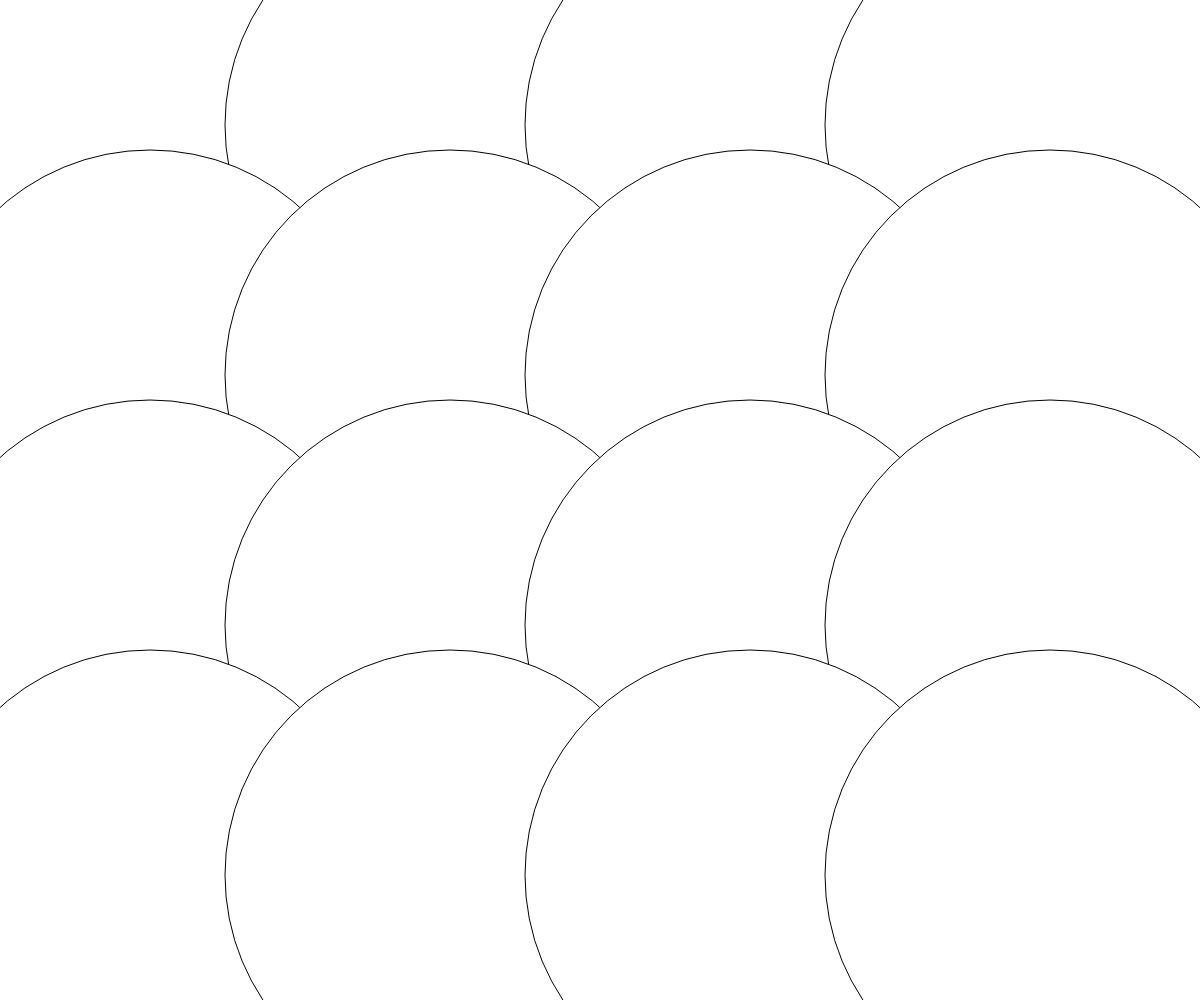
Frame 1 (no input)
Frame 60 (no input): identical to frame 1, image omitted
Frame 120 (the mouse pressed at the canvas centre since frame 60): identical to frame 1, image omitted

The p5.js sketch that drew this single still picture (run headless with seeded random() and noise() and a simulated clock; from frame 60 on, the mouse is pressed at the canvas centre):

// p5.js sketch
// ── sketch.js

let change = true
let cells_x = 20
let cells_y = 20
let cells_min = 4
let cells_max = 20

function setup() {
  createCanvas(windowWidth, windowHeight);
}

function draw() {
  if(change) {
    clear()
  
    cells_x = map(mouseX, 0, width, cells_min, cells_max)
    cells_y = map(mouseY, 0, width, cells_min, cells_max)
    
    for (let y = 0; y < cells_y; y++) {
      for (let x = 0; x < cells_x; x++) {
  
        const x_length = width / cells_x
        const y_length = height / cells_y
        
        const x_ini = x_length * x
        const y_ini = y_length * y
  
        const x_center = x_ini + x_length / 2
        const y_center = y_ini + y_length / 2
        
        const circle_radius = max(x_length, y_length) * 1.5

        circle(x_center, y_center, circle_radius)
      }
      
    }
  }
}

function mousePressed() {
  change = !change
}

function windowResized() {
  resizeCanvas(windowWidth, windowHeight)
}
